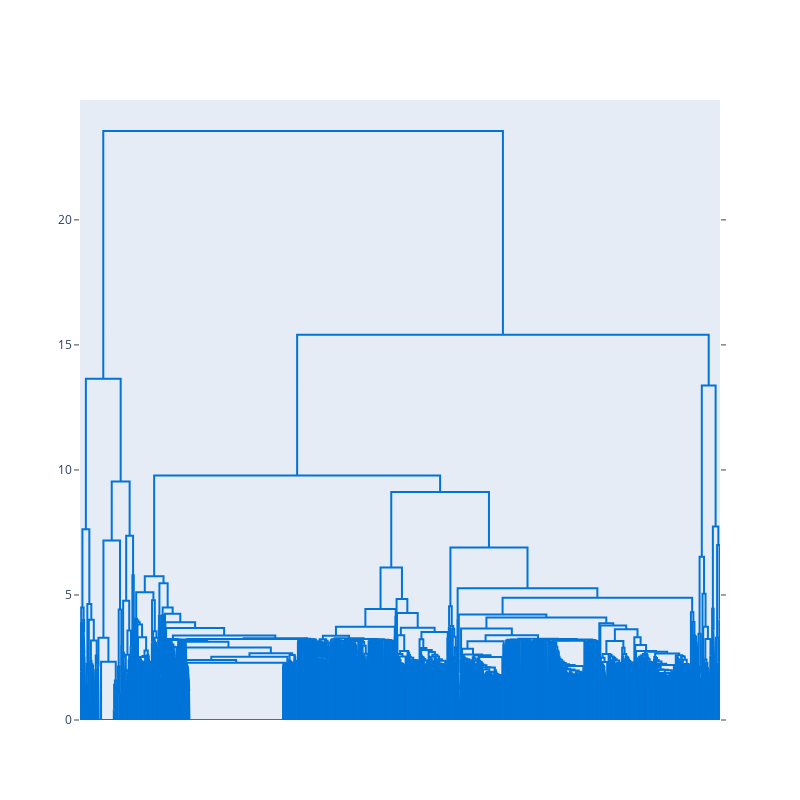
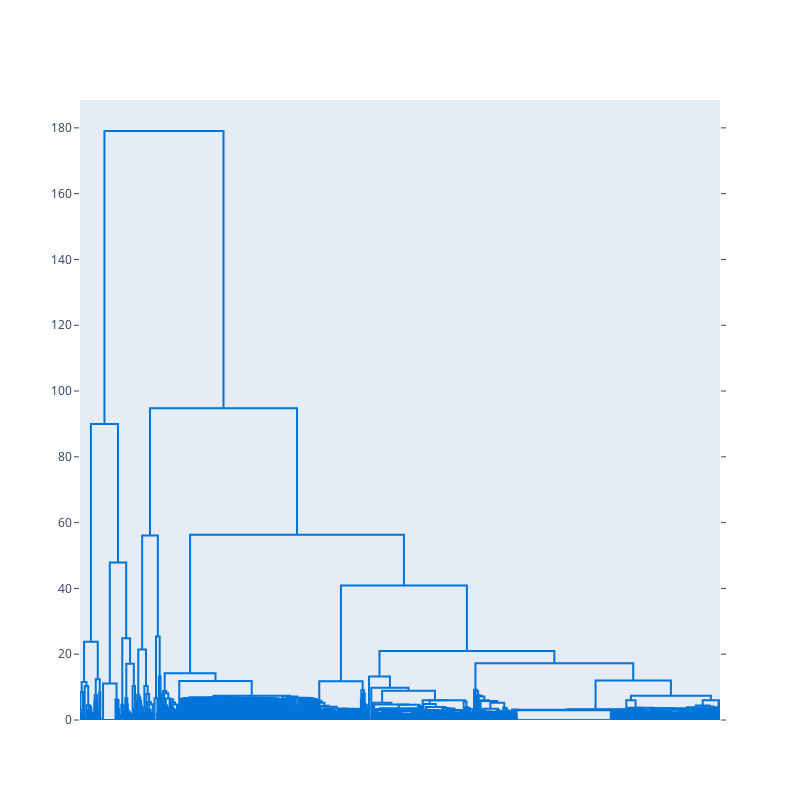

Notebook code cell kept with these figures, in order:
### Code cell
# Remove NAs from corr matrix and find corresponding remaining reactions
#non_na_rows = ~np.all(np.isnan(corr_matrix), axis=1)
#filtered_corr_matrix = corr_matrix[non_na_rows][:, non_na_rows]
#filtered_corr_matrix = np.nan_to_num(filtered_corr_matrix, nan=0)
#filtered_reactions = [reaction for reaction, keep in zip(reactions, non_na_rows) if keep]


corr_matrix = np.corrcoef(steady_states, rowvar=True)
corr_matrix[np.isnan(corr_matrix)] = 0


#plot_corr_matrix(corr_matrix, reactions=reactions, format="svg")


dissimilarity_matrix_complete, labels_complete, clusters_complete = cluster_corr_reactions(
                                         corr_matrix,
                                         reactions = reactions,
                                         linkage = "complete",
                                         
                                         # 1
                                         t = 20.0,
                                         
                                         # 100
                                         #t = 50.0, 
                                         
                                         correction = False)

plot_dendrogram(dissimilarity_matrix_complete,
                reactions = reactions,
                plot_labels = False,     
                t = 0.0,     
                linkage = "complete")


dissimilarity_matrix_ward, labels_ward, clusters_ward = cluster_corr_reactions(
                                         corr_matrix,
                                         reactions = reactions,
                                         linkage = "ward",
                                         
                                         # 1
                                         t = 100.0,
                                         
                                         # 100
                                         #t = 400,
                                         
                                         correction = False)

plot_dendrogram(dissimilarity_matrix_ward,
                reactions = reactions,
                plot_labels = False,
                t = 0.0,
                linkage = "ward")


#del dissimilarity_matrix, labels, clusters
